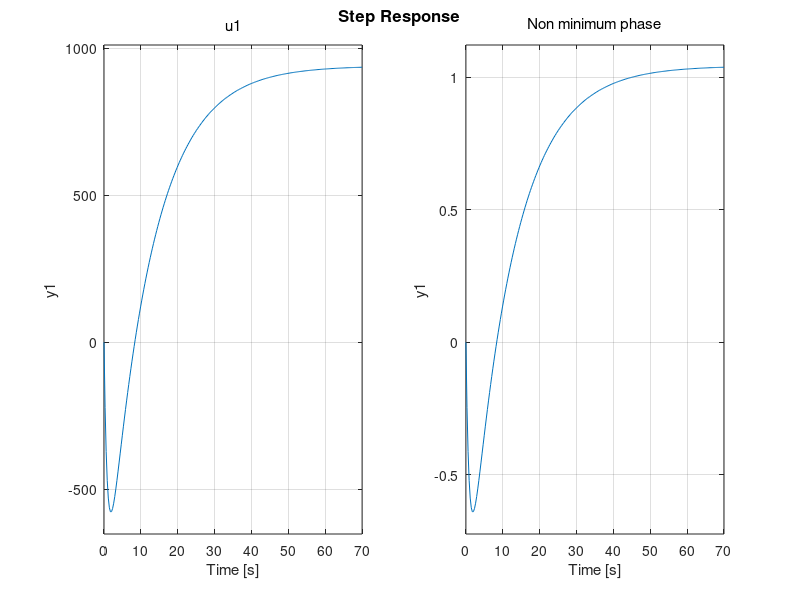

Source code (MATLAB):
%% Paramaters values
C1=2.2e-3;
C2=2.2e-3;
R1=470;
R1prim=680;
R12=4700;
Rpbar=R1;%(R1*R1prim)/(R1+R1prim);
V1bar=49;

a11 = (1/Rpbar+1/R12)/C1;
a12=1/(C1*R12);
a21=1/(C1*R12);
a22=1/(C2*R12);
b=0.2/C1;
d=V1bar/(C1*Rpbar^2);

%% Minimum phase
SYS1=ss([-a11,a12;a21,-a22],[b,d;0,0],[0,10],0);
[num11,den11]=ss2tf([-a11,a12;a21,-a22],[b;0],[0,10],0);
G1=tf(num11,den11);
[num12,den12]=ss2tf([-a11,a12;a21,-a22],[d;0],[0,10],0);
H1=tf(num12,den12);

%% Non minimum phase
SYS2=ss([-a11,a12;a21,-a22],[b,d;0,0],[-10,20],0);
[num21,den21]=ss2tf([-a11,a12;a21,-a22],[b;0],[-10,20],0);
G2=tf(num21,den21);
[num22,den22]=ss2tf([-a11,a12;a21,-a22],[d;0],[-10,20],0);
H2=tf(num22,den22);


subplot(2,1,1);
step(SYS1);
title('Minimum phase');
subplot(2,1,2);
step(SYS2);
title('Non minimum phase');


% Closed-loop : minimum phase system
% alpha=10;
% tR=45;
% syms omegan xsi PB Ti
% 
% [omegan, xsi,PB,Ti] = solve([alpha*omegan^3==8792/(PB*Ti),...
%     omegan^+2*xsi*omegan^2*alpha == 0.09353 + 8892/PB,...
%     2*xsi*omegan+alpha*omegan == 1.161,...
%     xsi==1.5,...
%     tR== 4/(omegan*(xsi-sqrt(xsi^-1)))],...
%     [omegan, xsi,PB,Ti]);